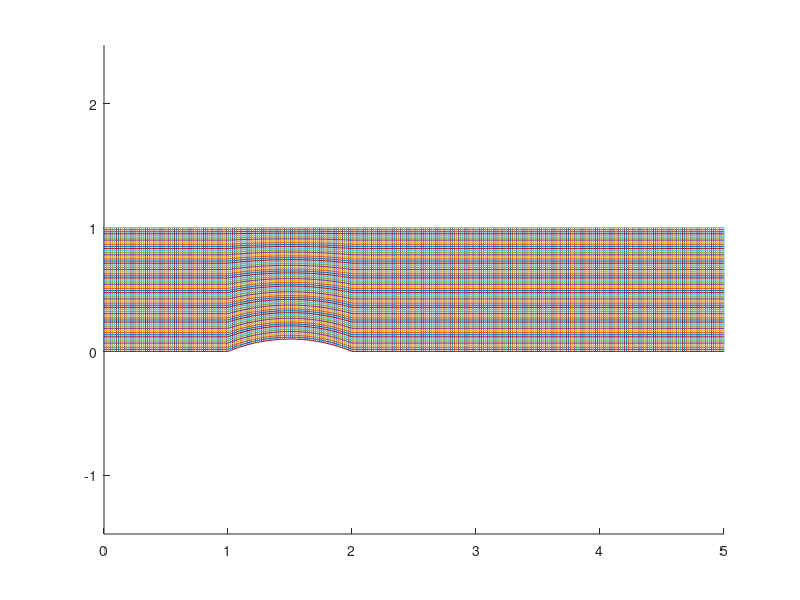

Write MATLAB code to recreate this figure.
function sit_GAMM
n1 = 300;
n2 = 60;

X = zeros(n1,n2);
Y = zeros(n1,n2);

x = linspace(0,5,n1);
for i = 1:n1
    X(i,1) = x(i);
    X(i,n2) = x(i);
    
    Y(i,1) = f(x(i));
    Y(i,n2) = 1;
    
    t = linspace(0,1,n2);
    for j = 2:n2-1
        X(i,j) = X(i,1) + (X(i,n2)-X(i,1))*t(j);
        Y(i,j) = Y(i,1) + (Y(i,n2)-Y(i,1))*t(j);
    end
end

PX = zeros(n1*n2,1);
PY = zeros(n1*n2,1);
Ip = zeros(n1,n2);
k = 1;
for i = 1:n1
    for j = 1:n2
        PX(k) = X(i,j);
        PY(k) = Y(i,j);
        Ip(i,j) = k;
        k = k + 1; 
    end
end

k = 1;
TP = zeros((n1-1)*(n2-1),4);
for i = 1:n1-1
    for j = 1:n2-1
        TP(k,:) = [Ip(i,j),Ip(i+1,j),Ip(i+1,j+1),Ip(i,j+1)];
        k = k + 1; 
    end
end

P = [PX,PY];
Q = TP;

save 'P' P
save 'Q' Q

figure
hold on;
for i = 1:length(X(:,1))
    plot(X(i,:),Y(i,:));
end
for j = 1:length(X(1,:))
    plot(X(:,j),Y(:,j));
end
axis equal;

function y = f(x)
y = 0;
h = 0.1;
R = (4*h^2+1)/(8*h);
if(x > 1 && x < 2)
    y = sqrt(R^2 - (x-3/2)^2) - R + h;
end

function y = nlinspace(a,b,n)
y = zeros(n,1);
for i = 1:n
    x = (i-1)/(n-1);
    y(i+1) = y(i) + 1-0.999*exp(-(3*x-1.31)^2/100);
end
y = y - min(y);
y = y/(max(y));
y = a + y*(b-a);
